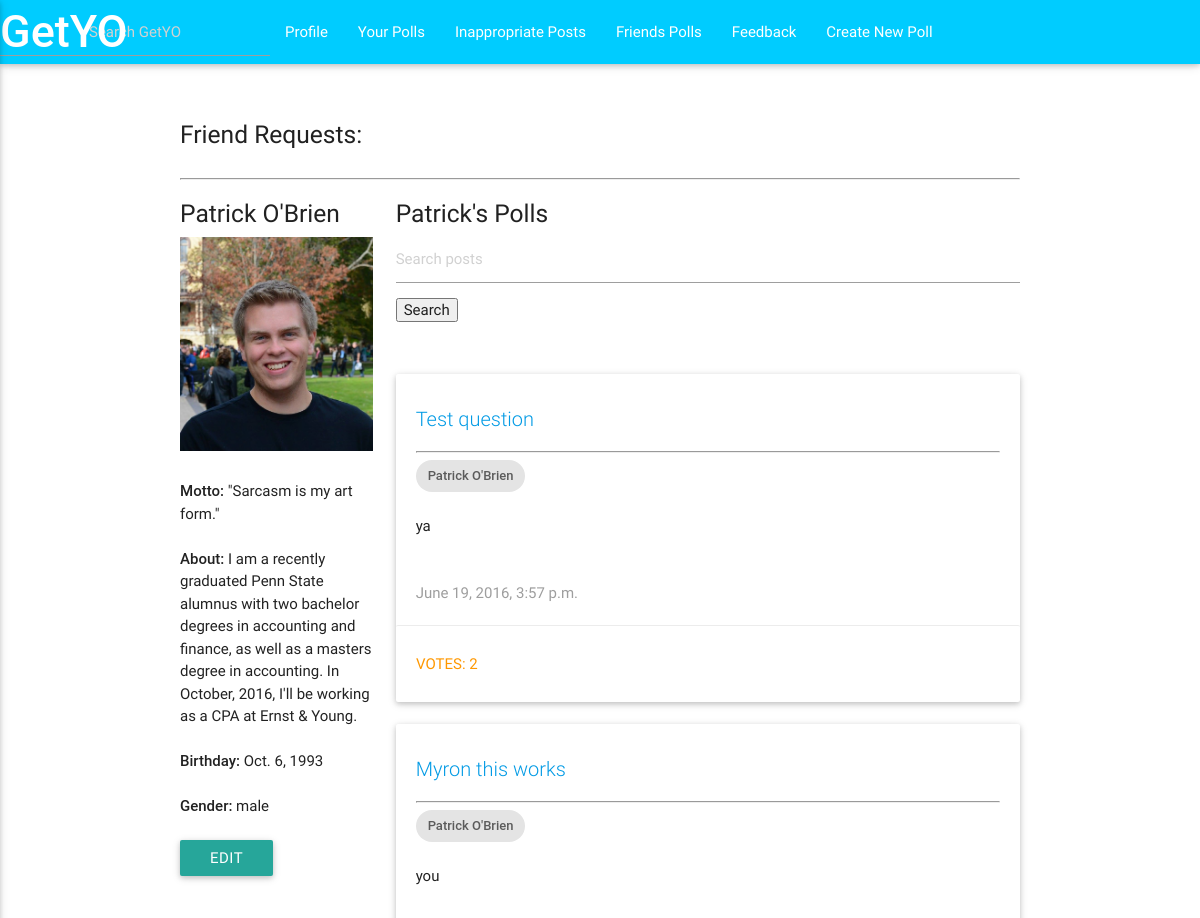
Before: /app/profile/ (signed in, upper part) with the older database file.
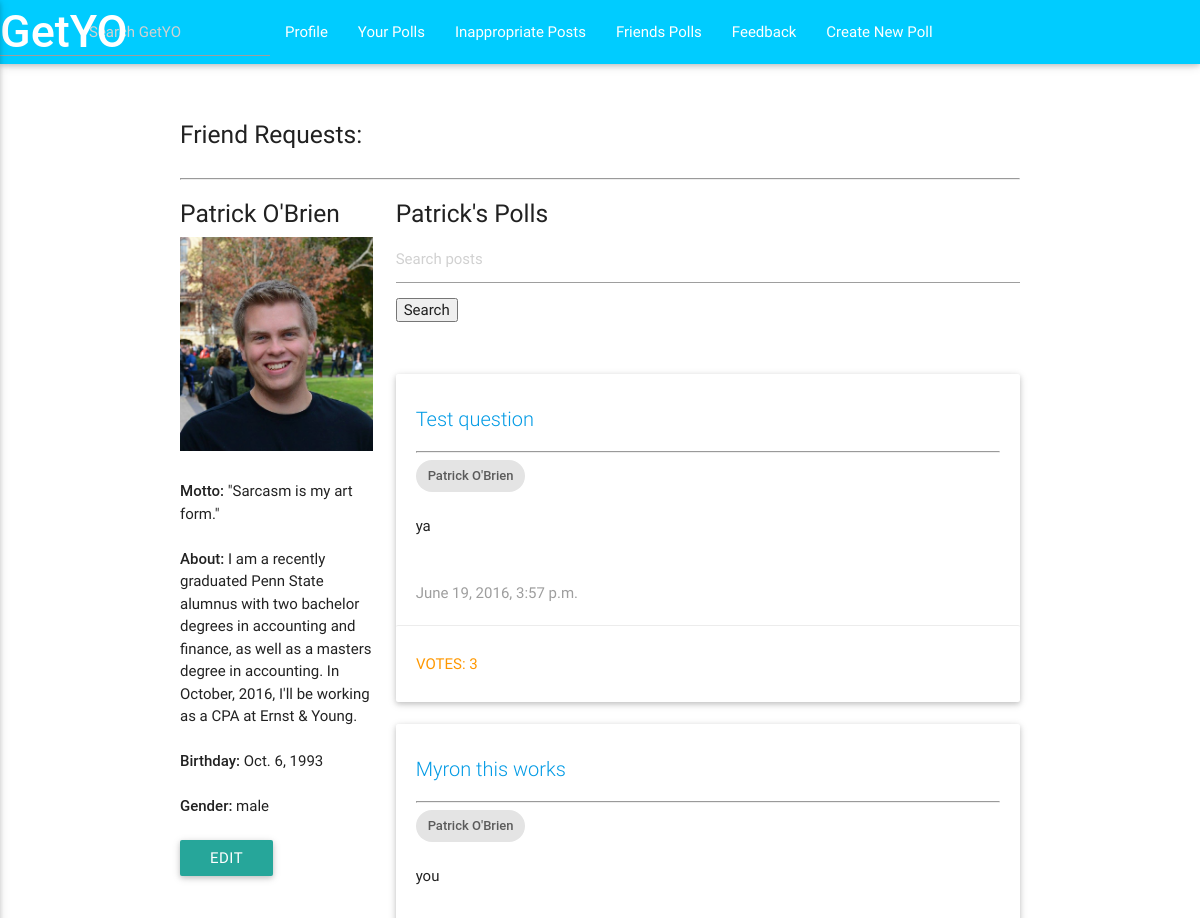
After: the same page with the newer database file.
### imo_app/models.py (models this page shows, shortened)
class Question(models.Model):
    author = models.ForeignKey(UserProfile, on_delete=models.CASCADE)
    author_name = models.CharField(max_length=200, default='')
    question_text = models.CharField(max_length=200)
    description = models.TextField(default = '')
    category = models.CharField(max_length=50, default='')
    pub_date = models.DateTimeField('date published')
    choice1 = models.CharField(null=True, blank=True, default = '', max_length = 200)
    image1 = models.ImageField(null=True, blank=True)
    choice2 = models.CharField(null=True, blank=True, default = '', max_length = 200)
    image2 = models.ImageField(null=True, blank=True)
    choice3 = models.CharField(null=True, blank=True, default = '', max_length = 200)
    image3 = models.ImageField(null=True, blank=True)
    total_votes = models.IntegerField(default = 0)
    inappropriate = models.IntegerField(default=0)
    class Meta:
        ordering = ['-pub_date']

class UserProfile(models.Model):
    user = models.OneToOneField(User)
    name = models.CharField(max_length=200, default='')
    gender = models.CharField(default='', blank=True, max_length=15)
    picture = models.ImageField(blank=True, null=True, default='')
    birthday = models.DateField(blank=True, null=True)
    about = models.TextField(null = True, blank = True, default='')
    motto = models.CharField(max_length=200, null = True, blank=True, default='')
    total_friends = models.IntegerField(default=0)
    inappropriate = models.IntegerField(default=0)
    join_date = models.DateField(blank=True, null=True)
    sponsor = models.BooleanField(default=False)
    verification = models.BooleanField(default=False)
    activation_key = models.CharField(max_length=100, default='')
    terms_of_service = models.BooleanField(default=False)

### imo_app/views.py (the view, shortened to what this page needs)
@login_required
def profile(request):
    current_user=request.user
    author = UserProfile.objects.get(id=current_user.id)
    friends_list = Friendship.objects.filter(requester=current_user.id, status='Friends')[:10]
    q_list = Question.objects.filter(author=author)
    total_friends = author.total_friends
    if (request.POST.get('edit')):
        form = ProfileForm(instance=author)
        return render(request, 'imo_app/profile_form.html', {'form': form})
    if request.GET.get("q"):
        query = request.GET.get("q")
        q_list = search_bars(q_list, query)
    paginator = Paginator(q_list, 10) # Show 25 contacts per page
    page = request.GET.get('page')
    try:
        q = paginator.page(page)
    except PageNotAnInteger:
        q = paginator.page(1)
    except EmptyPage:
        q = paginator.page(paginator.num_pages)
    requests = ''
    if Friendship.objects.filter(friend=current_user.id, status='requested'):
        requests = Friendship.objects.filter(friend=current_user.id, status='requested')[:5]
    context = {
        'requests': requests,
        'friends': total_friends,
        'f_all': friends_list,
        'q_all': q,
        'current_user': current_user,
        'first_name': author.user.first_name,
        'last_name': author.user.last_name,
        'gender': author.gender,
        'birthday': author.birthday,
        'about': author.about,
        'email': author.user.email,
        'motto': author.motto,
        'picture': author.picture,
    }
    return render(request, 'imo_app/profile.html', context)

### imo_app/templates/imo_app/profile.html (shortened to what this page needs)
{% extends "imo_app/base.html" %}
{% block content %}
<br></br>
      <h5>Friend Requests:</h5>
        <hr></hr>
    <div class="row">
    <div class="col s3">
        <h5>{{ first_name }} {{ last_name }}</h5>
        {% if picture %}
        <img src='{{ picture.url }}' class='responsive-img' width="100%" height="250px" />
        {% endif %}
        <br></br>
        <strong>Motto:</strong> "{{ motto }}"
        <br></br>
        <strong>About:</strong> {{ about }}
        <br></br>
        <strong>Birthday:</strong> {{ birthday }}
        <br></br>
        <strong>Gender:</strong> {{ gender }}
        <br></br>
        <form action="{% url 'imo_app:profile' %}" method="POST">
          <input type="submit" value="edit" name='edit' class='btn' size=50%; />
        </form>
        <br></br>
    </div>
    <div class="col s9">
    <h5>{{ first_name }}'s Polls</h5>
      <div class="row">
        <div class="col m12">
        <form method='GET' action=''>
        <input type='text' name='q' placeholder='Search posts' value='{{ request.GET.q }}' />
        <input type='submit' value='Search' />
        </form>
        <br></br>
      </div>
        {% for i in q_all %}
          <div class="col m12">
            <div class="card" >
              <div class="card-content">
                <span class="card-title truncate"><a href="{% url 'imo_app:detail' i.id %}" style = "font-size: 20px">{{ i.question_text }}</a></span>
                <hr></hr>
                <div class="chip">
                  {{ i.author.user.first_name}} {{ i.author.user.last_name}}
                </div>
                <br></br>
                <p class="truncate">{{ i.description }}</p>
                <br></br>
                <p class="grey-text">{{ i.pub_date }}</p>
              </div>
              <a href="{% url 'imo_app:detail' i.id %}"><div class="orange-text waves-effect waves-teal card-action btn-flat" style="width:100%; height: 100%">
              {% if i.total_votes < 1 %}
              Votes: 0
              {% else %}
              Votes: {{ i.total_votes }}
              {% endif %}
              </div></a>
            </div>
          </div>
        {% endfor %}
      </div>
    </div>
  </div>
    <br></br>
    <br></br>
    <br></br>
    <br></br>
    <br></br>
    <br></br>
    <br></br>
    <br></br>
    <br></br>
</div>
{% endblock content %}

Changed rows visible on the page:
changed Question "Test question": total_votes "2" → "3"
